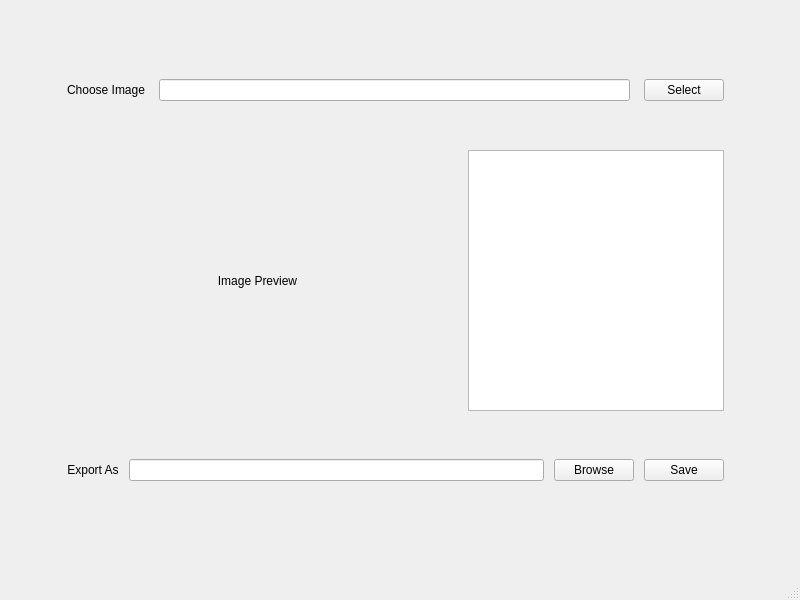
<?xml version="1.0" encoding="UTF-8"?>
<ui version="4.0">
 <class>MainWindow</class>
 <widget class="QMainWindow" name="MainWindow">
  <property name="geometry">
   <rect>
    <x>0</x>
    <y>0</y>
    <width>800</width>
    <height>600</height>
   </rect>
  </property>
  <property name="windowTitle">
   <string>MainWindow</string>
  </property>
  <widget class="QWidget" name="centralwidget">
   <widget class="QWidget" name="horizontalLayoutWidget">
    <property name="geometry">
     <rect>
      <x>60</x>
      <y>50</y>
      <width>671</width>
      <height>80</height>
     </rect>
    </property>
    <layout class="QHBoxLayout" name="horizontalLayout">
     <property name="spacing">
      <number>14</number>
     </property>
     <property name="leftMargin">
      <number>7</number>
     </property>
     <property name="rightMargin">
      <number>7</number>
     </property>
     <item>
      <widget class="QLabel" name="choose_label">
       <property name="text">
        <string>Choose Image</string>
       </property>
       <property name="alignment">
        <set>Qt::AlignCenter</set>
       </property>
      </widget>
     </item>
     <item>
      <widget class="QLineEdit" name="image_dir_line"/>
     </item>
     <item>
      <widget class="QPushButton" name="image_dir_button">
       <property name="text">
        <string>Select</string>
       </property>
      </widget>
     </item>
    </layout>
   </widget>
   <widget class="QWidget" name="horizontalLayoutWidget_2">
    <property name="geometry">
     <rect>
      <x>60</x>
      <y>430</y>
      <width>671</width>
      <height>80</height>
     </rect>
    </property>
    <layout class="QHBoxLayout" name="horizontalLayout_2">
     <property name="spacing">
      <number>10</number>
     </property>
     <property name="leftMargin">
      <number>7</number>
     </property>
     <property name="rightMargin">
      <number>7</number>
     </property>
     <item>
      <widget class="QLabel" name="export_label">
       <property name="text">
        <string>Export As</string>
       </property>
       <property name="alignment">
        <set>Qt::AlignCenter</set>
       </property>
      </widget>
     </item>
     <item>
      <widget class="QLineEdit" name="text_dir_line"/>
     </item>
     <item>
      <widget class="QPushButton" name="text_dir_button">
       <property name="text">
        <string>Browse</string>
       </property>
      </widget>
     </item>
     <item>
      <widget class="QPushButton" name="save_button">
       <property name="text">
        <string>Save</string>
       </property>
      </widget>
     </item>
    </layout>
   </widget>
   <widget class="QWidget" name="horizontalLayoutWidget_3">
    <property name="geometry">
     <rect>
      <x>60</x>
      <y>150</y>
      <width>671</width>
      <height>261</height>
     </rect>
    </property>
    <layout class="QHBoxLayout" name="horizontalLayout_3">
     <property name="spacing">
      <number>20</number>
     </property>
     <property name="leftMargin">
      <number>7</number>
     </property>
     <property name="rightMargin">
      <number>7</number>
     </property>
     <item>
      <widget class="QLabel" name="image_label">
       <property name="sizePolicy">
        <sizepolicy hsizetype="Preferred" vsizetype="Preferred">
         <horstretch>50</horstretch>
         <verstretch>0</verstretch>
        </sizepolicy>
       </property>
       <property name="text">
        <string>Image Preview</string>
       </property>
       <property name="alignment">
        <set>Qt::AlignCenter</set>
       </property>
      </widget>
     </item>
     <item>
      <widget class="QPlainTextEdit" name="text_edit"/>
     </item>
    </layout>
   </widget>
  </widget>
  <widget class="QMenuBar" name="menubar">
   <property name="geometry">
    <rect>
     <x>0</x>
     <y>0</y>
     <width>800</width>
     <height>26</height>
    </rect>
   </property>
  </widget>
  <widget class="QStatusBar" name="statusbar"/>
 </widget>
 <resources/>
 <connections/>
</ui>
